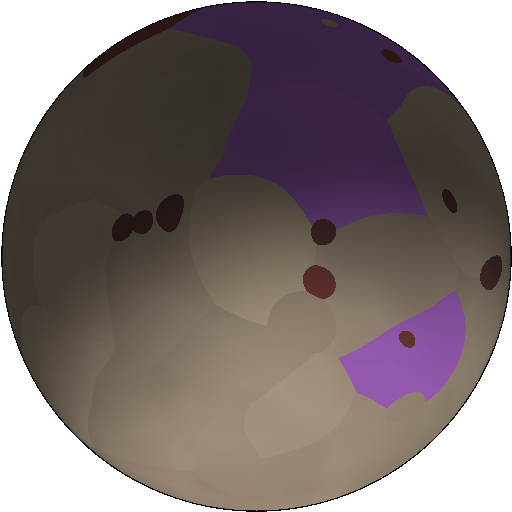
#> input picture data/planet_images/v4_08de921d7987d2dd922f691c8e07b099602782a480dc18daed42751c978fc90a.png, 512 x 512 px
$ python -i spike_ship_sprite_bis.py   (imports and definitions only)
#> lines starting #> are read from the running program, lines starting #| are printed output that depends on the picture; after the words box and inside, x2 and y2 are one past the last pixel; in counts of white or black regions, pixels touching at a corner belong together
# -*- coding: utf-8 -*-
# СПАЙК 8-БИС: отчёт по кандидатам R2 (космические субъекты) — контрольный лист,
# метрики (цвета, края, вырез, ориентация) и итоговый монтаж
# ai_drafts/sprite_ships/preview_montage.png (ряды = расы: концепт | спрайт | эталон)
# + строка «что было» (blender_ships). Пишет metrics.json и дополняет meta.json.
# Консоль — ASCII (Windows cp866 ломает кириллицу, PITFALLS).
import argparse
import colorsys
import json
import math
import os
import sys

import numpy as np
from PIL import Image, ImageDraw, ImageFont

ROOT = r"C:\Zorion2"
OUT = os.path.join(ROOT, "ai_drafts", "sprite_ships")
SPRITES = os.path.join(ROOT, "web", "static", "sprites")
BLENDER = os.path.join(ROOT, "ai_drafts", "blender_ships")
RACES = ("humans", "coastal", "crystallites")

# Итоговый рецепт для 60 рас (спайк 8-бис): фиксированное ядро + подстановки от расы.
RECIPE_60 = {
    "model": "juggernaut-xl-v9.safetensors",
    "mode": "txt2img 1024x1024, steps 32, cfg 6.0, dpmpp_2m/karras, denoise 1.0",
    "fixed": {
        "anchor": "dorsal three-quarter view of a single flying starship, nose pointing right",
        "bg": "centered, no stars, plain black background",
        "style": ("hard-surface sci-fi game asset, crisp readable silhouette, high contrast edges, "
                  "dense greeble detail, octane render, artstation, highly detailed, masterpiece"),
        "subject_pool": ["deep-space starship", "stellar cruiser", "interstellar vessel",
                         "deep-space carrier", "stellar dreadnought"],
        "neg_form": ("space station, ring, torus, circular disc, front view, symmetrical, planet, "
                     "landscape, second ship, toy, plastic, cartoon, flat, blurry"),
        "neg_sea_air": ("boat, ship hull, sailing ship, sail, mast, anchor, water, sea, ocean, "
                        "harbor, hull with keel, airplane, aircraft, jet, fighter jet, wings of "
                        "aircraft, propeller, runway, airport, atmosphere, sky, clouds, ground"),
        "cut": "hyst tol_close=12 tol_wide=40 + fill_holes; normalize 200x200 fill=1.0 (100%), nose right (taper)",
        "hires": "4x-UltraSharp -> 1536 -> img2img denoise 0.40 -> cut",
    },
    "per_race": {
        "material_texture": "поле texture из docs/gamedesign/races/ships/<slug>.md — задаёт материал/палитру/детали",
        "blocked": "поле blocked из того же файла, минус термы, гасящие звёздную форму (engine/rocket/thruster у рас без машин)",
        "rule": "расовость — через материал/палитру, НЕ через морское/авиационное существительное",
        "elongation": "органическим/биотическим расам добавлять 'long streamlined ... hull' (без elongation коралл/ткань даёт «капсулу/яйцо»)",
    },
    "prompt_template": "{subject}, {race.texture}, {anchor}, {bg}, {style}",
    "negative_template": "{neg_form}, {neg_sea_air}, {race.blocked}",
    "tested": {"races": ["humans", "coastal", "crystallites"], "txt2img": 20, "finalists": 9},
}


# [7 lines left out: function _font, not called in this run]


def load_meta():
    with open(os.path.join(OUT, "meta.json"), encoding="utf-8") as f:
        return json.load(f)


def save_meta(meta):
    with open(os.path.join(OUT, "meta.json"), "w", encoding="utf-8") as f:
        json.dump(meta, f, ensure_ascii=False, indent=1)


def r2_entries(meta, group="R2"):
    return [e for e in meta["entries"] if e["group"] == group]


# [7 lines left out: function sprite_path, not called in this run]


def mean_hue_sat(path, step=97):
    im = np.array(Image.open(path).convert("RGBA"))
    a = im[:, :, 3] > 40
    rgb = im[:, :, :3][a]
    if len(rgb) == 0:
        return 0.0, 0.0, 0.0
    rgb = rgb[::step] / 255.0
    ang = np.array([colorsys.rgb_to_hsv(*p)[0] for p in rgb]) * 2 * math.pi
    sat = np.array([colorsys.rgb_to_hsv(*p)[1] for p in rgb])
    val = np.array([colorsys.rgb_to_hsv(*p)[2] for p in rgb])
    w = sat + 1e-6
    x = float((np.cos(ang) * w).sum())
    y = float((np.sin(ang) * w).sum())
    hue = (math.atan2(y, x) % (2 * math.pi)) / (2 * math.pi)
    return hue, float(sat.mean()), float(val.mean())


# [21 lines left out: functions build_ref_index, nearest_ref, not called in this run]


def metrics(path):
    im = np.array(Image.open(path).convert("RGBA"))
#> im is the input picture: shape (512, 512, 4); mean R, G, B, A 73.3, 61.8, 61.2, 199
    a = im[:, :, 3] > 40
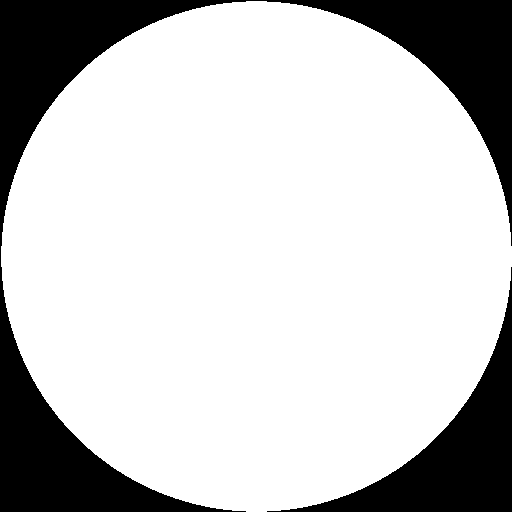
#> a: shape (512, 512) bool; 78.1% white; 2 black regions, box (x1, y1, x2, y2) and area: (0, 0, 512, 512) 43404, (267, 267, 512, 512) 14127
    rgb = im[:, :, :3][a]
    uniq = np.unique(rgb.reshape(-1, 3), axis=0)
#> uniq = 1840 rows, first 8: [0, 0, 0], [1, 1, 0], [1, 1, 1], [2, 2, 1], [2, 2, 2], [3, 3, 2], [3, 3, 3], [4, 3, 3]
    q = (rgb // 16 * 16)
    cols, counts = np.unique(q, axis=0, return_counts=True)
#> cols = 46 rows, first 8: [0, 0, 0], [16, 0, 0], [16, 16, 0], [16, 16, 16], [32, 16, 16], [48, 16, 16], [48, 32, 16], [48, 32, 32]; counts = 46 values, max 37974 at index 9, min 22 at index 39, mean 4448.1
    order = np.argsort(-counts)[:3]
#> order = [9, 8, 43]
    top = ["#%02x%02x%02x" % tuple(int(c) for c in cols[i]) for i in order]
#> top = ['#303020', '#302040', '#908070']
    gray = np.array(Image.open(path).convert("L"), float)
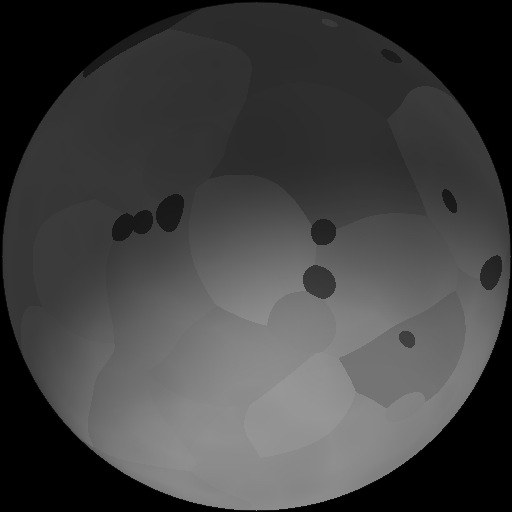
#> gray: shape (512, 512) float64; min 0, max 151, mean 65.2
    gx, gy = np.gradient(gray)
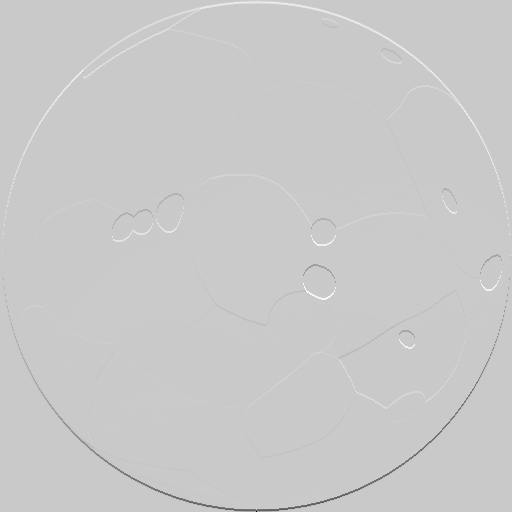
#> gx: shape (512, 512) float64; min -133, max 35, mean 0; drawn with min black and max white
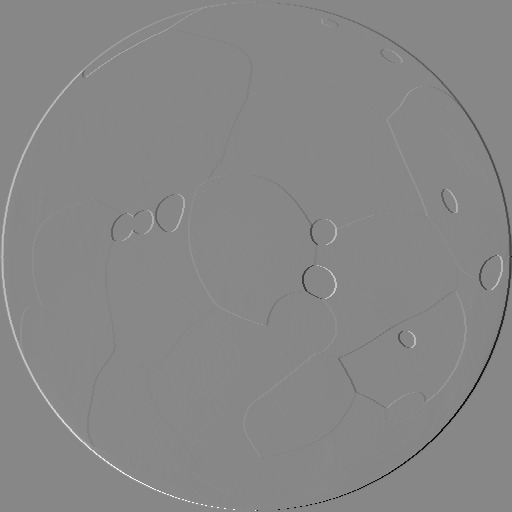
#> gy: shape (512, 512) float64; min -63, max 55.5, mean 0; drawn with min black and max white
    mag = np.hypot(gx, gy)
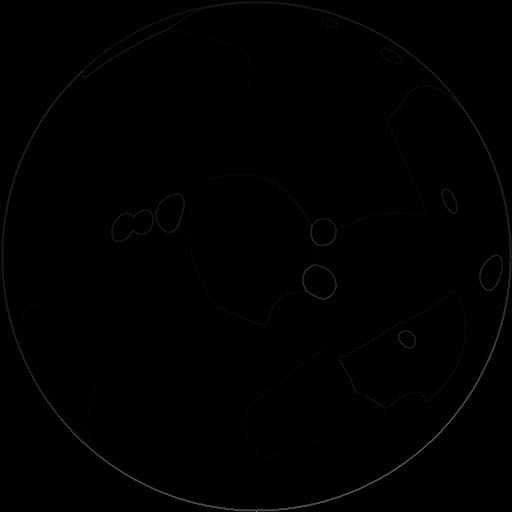
#> mag: shape (512, 512) float64; min 0, max 133, mean 0.9
    hue, sat, val = mean_hue_sat(path)
#> in mean_hue_sat, `rgb = rgb[::step] / 255.0`: rgb = 2110 rows, first 8: [0, 0, 0], [0.224, 0.137, 0.267], [0.224, 0.137, 0.267], [0.224, 0.137, 0.267], [0.224, 0.137, 0.267], [0.22, 0.137, 0.267], [0.22, 0.133, 0.263], [0.22, 0.133, 0.263]
#> in mean_hue_sat, `ang = np.array([colorsys.rgb_to_hsv(*p)[0] for p in rgb]) * 2 * math.pi`: ang = 2110 values, max 4.94 at index 597, min 0 at index 0, mean 1.47
#> in mean_hue_sat, `sat = np.array([colorsys.rgb_to_hsv(*p)[1] for p in rgb])`: sat = 2110 values, max 1 at index 2108, min 0 at index 0, mean 0.289
#> in mean_hue_sat, `val = np.array([colorsys.rgb_to_hsv(*p)[2] for p in rgb])`: val = 2110 values, max 0.686 at index 1616, min 0 at index 0, mean 0.377
#> in mean_hue_sat, `w = sat + 1e-6`: w = 2110 values, max 1 at index 2108, min 1e-06 at index 0, mean 0.289
#> in mean_hue_sat, `x = float((np.cos(ang) * w).sum())`: x = 371.7
#> in mean_hue_sat, `y = float((np.sin(ang) * w).sum())`: y = -12.2
#> in mean_hue_sat, `hue = (math.atan2(y, x) % (2 * math.pi)) / (2 * math.pi)`: hue = 0.995
#> hue = 0.995; sat = 0.289; val = 0.377
    return {"n_colors": int(len(uniq)), "top3": top,
            "mean_hue": round(hue, 3), "mean_sat": round(sat, 3), "mean_val": round(val, 3),
            "edge_sharp": round(float(mag[a].mean()), 2),
            "solid_share": round(float(a.mean()), 4)}


# [167 lines left out: functions _fit, contact_sheet, montage, main, not called in this run]


# [2 lines not run here, left out]

>>> result = metrics('../data/planet_images/v4_08de921d7987d2dd922f691c8e07b099602782a480dc18daed42751c978fc90a.png')
#> result = {'n_colors': 1840, 'top3': ['#303020', '#302040', '#908070'], 'mean_hue': 0.995, 'mean_sat': 0.289, 'mean_val': 0.377, 'edge_sharp': 1.15, 'solid_share': 0.78}

$ run again, on data/planet_images/v4_1132aed005ffbaac88a0ebfe0abefd0734d0f4ef8c5a651563ec6b7d4f0a3304.png
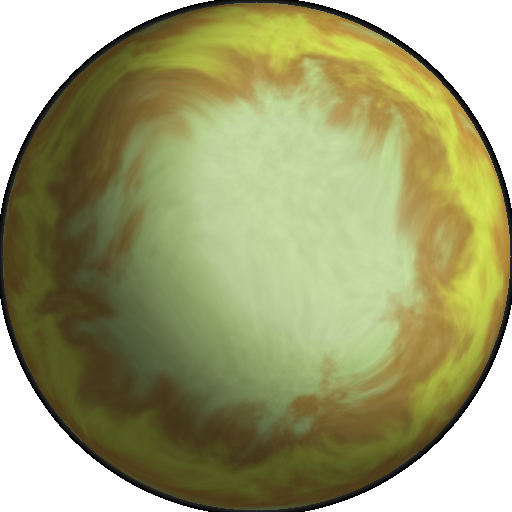
#> input picture data/planet_images/v4_1132aed005ffbaac88a0ebfe0abefd0734d0f4ef8c5a651563ec6b7d4f0a3304.png, 512 x 512 px
#> in metrics, im is the input picture: shape (512, 512, 4); mean R, G, B, A 109.3, 110.5, 64.1, 205.1
#> in metrics, `a = im[:, :, 3] > 40`:
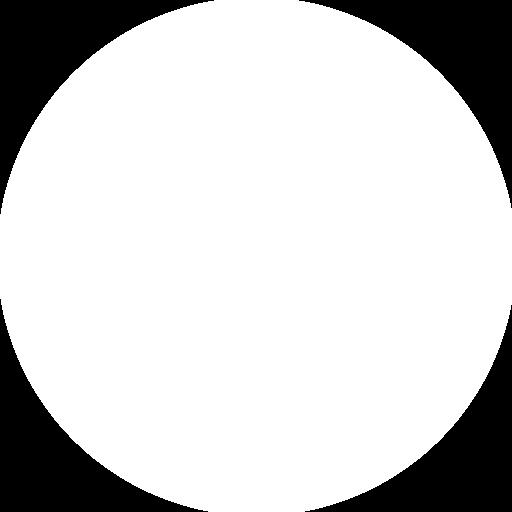
#> a: shape (512, 512) bool; 80.4% white; 4 black regions, box (x1, y1, x2, y2) and area: (0, 0, 214, 214) 13037, (299, 0, 512, 208) 12823, (0, 299, 208, 512) 12823, (305, 305, 512, 512) 12610
#> cols = 147 rows, first 8: [0, 0, 0], [0, 0, 16], [0, 16, 16], [16, 16, 16], [16, 16, 32], [16, 32, 32], [32, 32, 32], [64, 48, 16]; counts = 147 values, max 13614 at index 139, min 1 at index 63, mean 1434.4
#> order = [139, 7, 121]
#> top = ['#c0d0a0', '#403010', '#b0d090']
#> in metrics, `mag = np.hypot(gx, gy)`:
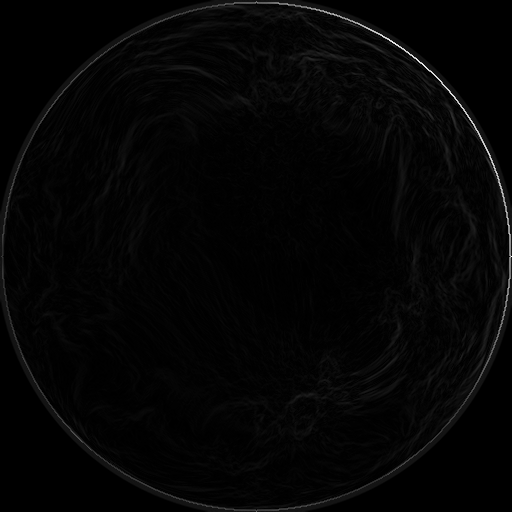
#> mag: shape (512, 512) float64; min 0, max 96, mean 1.9; drawn with min black and max white
#> rgb = 2174 rows, first 8: [0, 0, 0], [0.0549, 0.0549, 0.0588], [0.0627, 0.0627, 0.0667], [0.00784, 0.00784, 0.00784], [0.0902, 0.0902, 0.0941], [0.506, 0.463, 0.251], [0.482, 0.376, 0.173], [0.106, 0.11, 0.114]
#> ang = 2174 values, max 4.19 at index 1, min 0 at index 0, mean 1.19
#> in mean_hue_sat, `sat = np.array([colorsys.rgb_to_hsv(*p)[1] for p in rgb])`: sat = 2174 values, max 0.697 at index 2138, min 0 at index 0, mean 0.459
#> in mean_hue_sat, `val = np.array([colorsys.rgb_to_hsv(*p)[2] for p in rgb])`: val = 2174 values, max 0.886 at index 1232, min 0 at index 0, mean 0.563
#> w = 2174 values, max 0.697 at index 2138, min 1e-06 at index 0, mean 0.459
#> x = 490.5
#> y = 823
#> in mean_hue_sat, `hue = (math.atan2(y, x) % (2 * math.pi)) / (2 * math.pi)`: hue = 0.164
#> in metrics, `hue, sat, val = mean_hue_sat(path)`: sat = 0.459; val = 0.563
#> result = {'n_colors': 40031, 'top3': ['#c0d0a0', '#403010', '#b0d090'], 'mean_hue': 0.164, 'mean_sat': 0.459, 'mean_val': 0.563, 'edge_sharp': 2.36, 'solid_share': 0.804}

$ run again, on data/planet_images/v4_242b3c372a074ad768a6d0bb66152f312434a5482719797d158b6d795d74a830.png
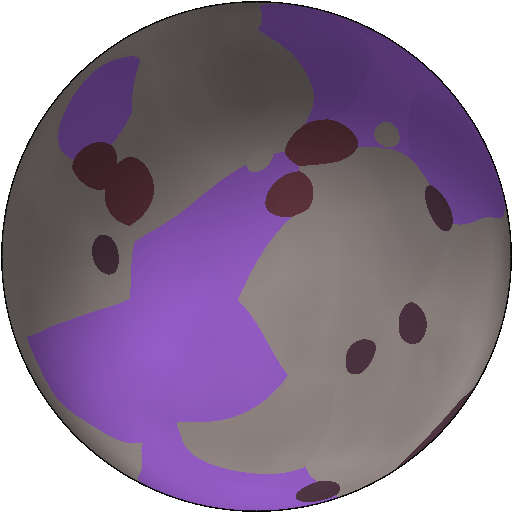
#> input picture data/planet_images/v4_242b3c372a074ad768a6d0bb66152f312434a5482719797d158b6d795d74a830.png, 512 x 512 px
#> in metrics, im is the input picture: shape (512, 512, 4); mean R, G, B, A 87.1, 69.4, 92.6, 199.4
#> in metrics, `a = im[:, :, 3] > 40`:
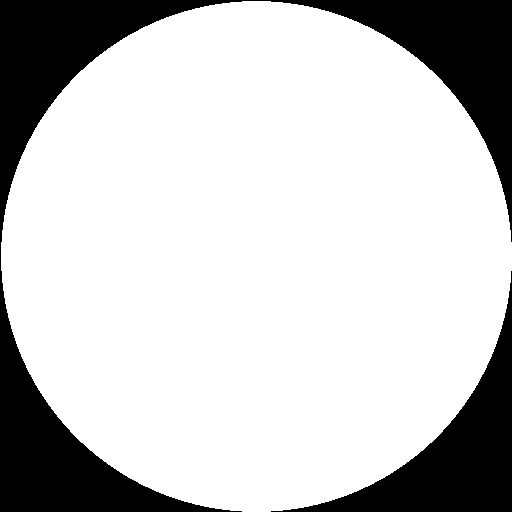
#> a: shape (512, 512) bool; 78.2% white; 2 black regions, box (x1, y1, x2, y2) and area: (0, 0, 512, 512) 43152, (271, 271, 512, 512) 14043
#> uniq = 1831 rows, first 8: [0, 0, 0], [1, 1, 1], [2, 2, 2], [3, 3, 3], [4, 4, 3], [4, 4, 4], [5, 5, 4], [5, 5, 5]
#> cols = 42 rows, first 8: [0, 0, 0], [16, 16, 0], [16, 16, 16], [48, 32, 32], [48, 32, 48], [64, 32, 32], [64, 32, 48], [64, 48, 48]; counts = 42 values, max 19064 at index 36, min 7 at index 28, mean 4879.7
#> order = [36, 34, 40]
#> top = ['#807070', '#8050b0', '#9050c0']
#> in metrics, `mag = np.hypot(gx, gy)`:
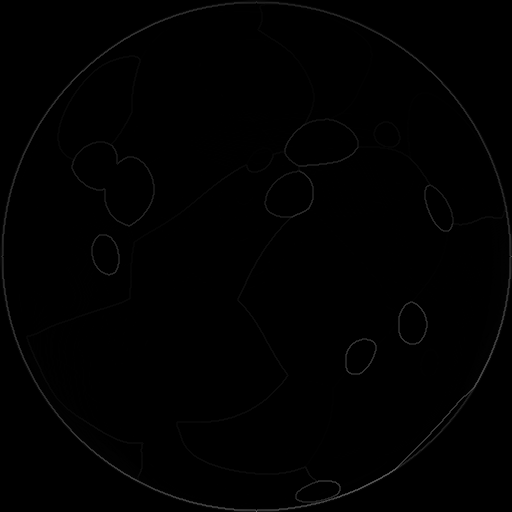
#> mag: shape (512, 512) float64; min 0, max 104, mean 1.1
#> rgb = 2113 rows, first 8: [0, 0, 0], [0.294, 0.271, 0.263], [0.29, 0.271, 0.263], [0.298, 0.188, 0.4], [0.298, 0.188, 0.404], [0.294, 0.271, 0.267], [0.298, 0.275, 0.271], [0.31, 0.29, 0.282]
#> ang = 2113 values, max 6.08 at index 506, min 0 at index 0, mean 2.17
#> in mean_hue_sat, `sat = np.array([colorsys.rgb_to_hsv(*p)[1] for p in rgb])`: sat = 2113 values, max 0.542 at index 1469, min 0 at index 0, mean 0.269
#> in mean_hue_sat, `val = np.array([colorsys.rgb_to_hsv(*p)[2] for p in rgb])`: val = 2113 values, max 0.78 at index 1544, min 0 at index 0, mean 0.493
#> w = 2113 values, max 0.542 at index 1469, min 1e-06 at index 0, mean 0.269
#> x = 173.6
#> y = -392.5
#> in mean_hue_sat, `hue = (math.atan2(y, x) % (2 * math.pi)) / (2 * math.pi)`: hue = 0.816
#> in metrics, `hue, sat, val = mean_hue_sat(path)`: sat = 0.269; val = 0.493
#> result = {'n_colors': 1831, 'top3': ['#807070', '#8050b0', '#9050c0'], 'mean_hue': 0.816, 'mean_sat': 0.269, 'mean_val': 0.493, 'edge_sharp': 1.42, 'solid_share': 0.782}

$ run again, on data/planet_images/v4_2f7cfae32e97c41668f49e125b527940cb25449fe738a99641365f30e9143383.png
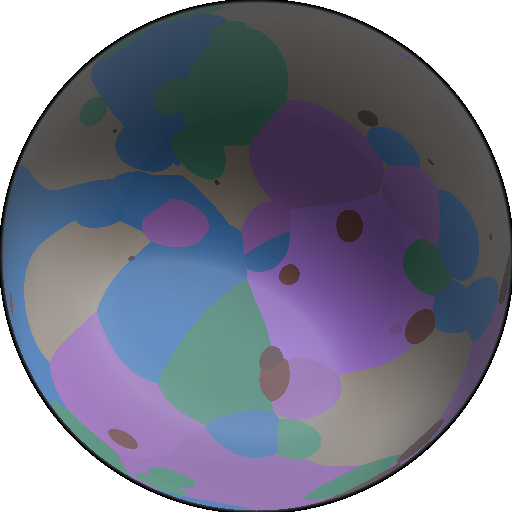
#> input picture data/planet_images/v4_2f7cfae32e97c41668f49e125b527940cb25449fe738a99641365f30e9143383.png, 512 x 512 px
#> in metrics, im is the input picture: shape (512, 512, 4); mean R, G, B, A 72.3, 74.3, 91.5, 202.9
#> in metrics, `a = im[:, :, 3] > 40`:
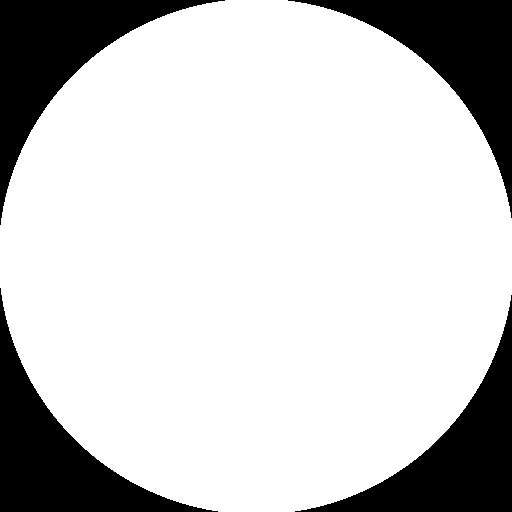
#> a: shape (512, 512) bool; 79.6% white; 4 black regions, box (x1, y1, x2, y2) and area: (0, 0, 225, 225) 13604, (288, 0, 512, 218) 13379, (0, 288, 218, 512) 13379, (295, 295, 512, 512) 13155
#> cols = 141 rows, first 8: [0, 0, 0], [0, 0, 16], [0, 16, 16], [16, 16, 16], [16, 16, 32], [16, 32, 32], [16, 32, 64], [16, 48, 32]; counts = 141 values, max 11782 at index 50, min 1 at index 38, mean 1479.6
#> order = [50, 94, 69]
#> top = ['#404040', '#609080', '#505050']
#> in metrics, `mag = np.hypot(gx, gy)`:
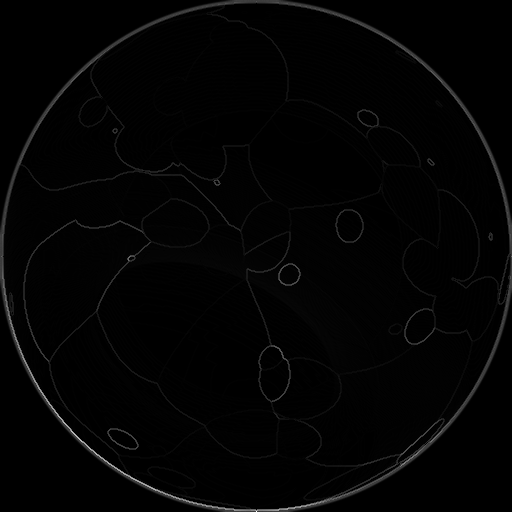
#> mag: shape (512, 512) float64; min 0, max 89, mean 1.2; drawn with min black and max white
#> rgb = 2151 rows, first 8: [0, 0, 0], [0.169, 0.173, 0.188], [0.231, 0.247, 0.263], [0.325, 0.322, 0.318], [0.329, 0.322, 0.318], [0.329, 0.322, 0.318], [0.235, 0.325, 0.306], [0.0353, 0.0392, 0.0392]
#> ang = 2151 values, max 6.24 at index 1500, min 0 at index 0, mean 3.01
#> in mean_hue_sat, `sat = np.array([colorsys.rgb_to_hsv(*p)[1] for p in rgb])`: sat = 2151 values, max 0.655 at index 775, min 0 at index 0, mean 0.317
#> in mean_hue_sat, `val = np.array([colorsys.rgb_to_hsv(*p)[2] for p in rgb])`: val = 2151 values, max 0.812 at index 1608, min 0 at index 0, mean 0.467
#> w = 2151 values, max 0.655 at index 775, min 1e-06 at index 0, mean 0.317
#> x = -257
#> y = -336.9
#> in mean_hue_sat, `hue = (math.atan2(y, x) % (2 * math.pi)) / (2 * math.pi)`: hue = 0.646
#> in metrics, `hue, sat, val = mean_hue_sat(path)`: sat = 0.317; val = 0.467
#> result = {'n_colors': 9065, 'top3': ['#404040', '#609080', '#505050'], 'mean_hue': 0.646, 'mean_sat': 0.317, 'mean_val': 0.467, 'edge_sharp': 1.45, 'solid_share': 0.796}
